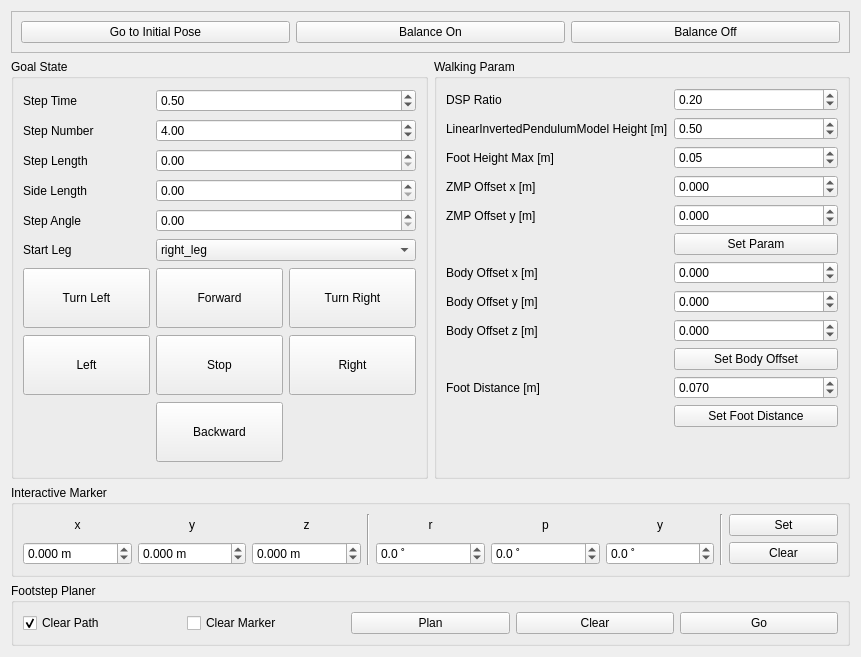
<?xml version="1.0" encoding="UTF-8"?>
<ui version="4.0">
  <class>PreviewWalkingForm</class>
  <widget class="QWidget" name="PreviewWalkingForm">
    <property name="geometry">
      <rect>
        <x>0</x>
        <y>0</y>
        <width>861</width>
        <height>653</height>
      </rect>
    </property>
    <property name="windowTitle">
      <string>Form</string>
    </property>
    <layout class="QGridLayout" name="gridLayout">
      <item row="2" column="0" colspan="4">
        <widget class="QGroupBox" name="groupBox_6">
          <property name="title">
            <string>Interactive Marker</string>
          </property>
          <layout class="QGridLayout" name="gridLayout_10">
            <item row="1" column="0">
              <widget class="QDoubleSpinBox" name="dSpinBox_marker_pos_x">
                <property name="suffix">
                  <string> m</string>
                </property>
                <property name="decimals">
                  <number>3</number>
                </property>
                <property name="minimum">
                  <double>-10.000000000000000</double>
                </property>
                <property name="maximum">
                  <double>10.000000000000000</double>
                </property>
                <property name="singleStep">
                  <double>0.005000000000000</double>
                </property>
              </widget>
            </item>
            <item row="0" column="2">
              <widget class="QLabel" name="label_16">
                <property name="text">
                  <string>z</string>
                </property>
                <property name="alignment">
                  <set>Qt::AlignCenter</set>
                </property>
              </widget>
            </item>
            <item row="0" column="0">
              <widget class="QLabel" name="label_14">
                <property name="text">
                  <string>x</string>
                </property>
                <property name="alignment">
                  <set>Qt::AlignCenter</set>
                </property>
              </widget>
            </item>
            <item row="1" column="5">
              <widget class="QDoubleSpinBox" name="dSpinBox_marker_ori_p">
                <property name="suffix">
                  <string> ˚</string>
                </property>
                <property name="decimals">
                  <number>1</number>
                </property>
                <property name="minimum">
                  <double>-180.000000000000000</double>
                </property>
                <property name="maximum">
                  <double>180.000000000000000</double>
                </property>
                <property name="singleStep">
                  <double>5.000000000000000</double>
                </property>
              </widget>
            </item>
            <item row="1" column="8">
              <widget class="QPushButton" name="button_marker_clear">
                <property name="text">
                  <string>Clear</string>
                </property>
              </widget>
            </item>
            <item row="0" column="6">
              <widget class="QLabel" name="label_19">
                <property name="text">
                  <string>y</string>
                </property>
                <property name="alignment">
                  <set>Qt::AlignCenter</set>
                </property>
              </widget>
            </item>
            <item row="0" column="3" rowspan="2">
              <widget class="Line" name="line_6">
                <property name="orientation">
                  <enum>Qt::Vertical</enum>
                </property>
              </widget>
            </item>
            <item row="1" column="6">
              <widget class="QDoubleSpinBox" name="dSpinBox_marker_ori_y">
                <property name="suffix">
                  <string> ˚</string>
                </property>
                <property name="decimals">
                  <number>1</number>
                </property>
                <property name="minimum">
                  <double>-180.000000000000000</double>
                </property>
                <property name="maximum">
                  <double>180.000000000000000</double>
                </property>
                <property name="singleStep">
                  <double>5.000000000000000</double>
                </property>
              </widget>
            </item>
            <item row="1" column="1">
              <widget class="QDoubleSpinBox" name="dSpinBox_marker_pos_y">
                <property name="suffix">
                  <string> m</string>
                </property>
                <property name="decimals">
                  <number>3</number>
                </property>
                <property name="minimum">
                  <double>-10.000000000000000</double>
                </property>
                <property name="maximum">
                  <double>10.000000000000000</double>
                </property>
                <property name="singleStep">
                  <double>0.005000000000000</double>
                </property>
              </widget>
            </item>
            <item row="0" column="7" rowspan="2">
              <widget class="Line" name="line_7">
                <property name="orientation">
                  <enum>Qt::Vertical</enum>
                </property>
              </widget>
            </item>
            <item row="0" column="4">
              <widget class="QLabel" name="label_17">
                <property name="text">
                  <string>r</string>
                </property>
                <property name="alignment">
                  <set>Qt::AlignCenter</set>
                </property>
              </widget>
            </item>
            <item row="1" column="2">
              <widget class="QDoubleSpinBox" name="dSpinBox_marker_pos_z">
                <property name="suffix">
                  <string> m</string>
                </property>
                <property name="decimals">
                  <number>3</number>
                </property>
                <property name="minimum">
                  <double>-10.000000000000000</double>
                </property>
                <property name="maximum">
                  <double>10.000000000000000</double>
                </property>
                <property name="singleStep">
                  <double>0.005000000000000</double>
                </property>
              </widget>
            </item>
            <item row="0" column="5">
              <widget class="QLabel" name="label_18">
                <property name="text">
                  <string>p</string>
                </property>
                <property name="alignment">
                  <set>Qt::AlignCenter</set>
                </property>
              </widget>
            </item>
            <item row="0" column="1">
              <widget class="QLabel" name="label_15">
                <property name="text">
                  <string>y</string>
                </property>
                <property name="alignment">
                  <set>Qt::AlignCenter</set>
                </property>
              </widget>
            </item>
            <item row="0" column="8">
              <widget class="QPushButton" name="button_marker_set">
                <property name="text">
                  <string>Set</string>
                </property>
              </widget>
            </item>
            <item row="1" column="4">
              <widget class="QDoubleSpinBox" name="dSpinBox_marker_ori_r">
                <property name="suffix">
                  <string> ˚</string>
                </property>
                <property name="decimals">
                  <number>1</number>
                </property>
                <property name="minimum">
                  <double>-180.000000000000000</double>
                </property>
                <property name="maximum">
                  <double>180.000000000000000</double>
                </property>
                <property name="singleStep">
                  <double>5.000000000000000</double>
                </property>
              </widget>
            </item>
          </layout>
        </widget>
      </item>
      <item row="1" column="2" colspan="2">
        <widget class="QGroupBox" name="walkin_param">
          <property name="minimumSize">
            <size>
              <width>0</width>
              <height>420</height>
            </size>
          </property>
          <property name="title">
            <string>Walking Param</string>
          </property>
          <layout class="QGridLayout" name="gridLayout_20">
            <item row="3" column="0">
              <widget class="QLabel" name="label_46">
                <property name="text">
                  <string>ZMP Offset x [m]</string>
                </property>
              </widget>
            </item>
            <item row="0" column="0">
              <widget class="QLabel" name="label_43">
                <property name="text">
                  <string>DSP Ratio</string>
                </property>
              </widget>
            </item>
            <item row="8" column="1">
              <widget class="QDoubleSpinBox" name="dSpinBox_body_offset_z">
                <property name="decimals">
                  <number>3</number>
                </property>
                <property name="minimum">
                  <double>-99.000000000000000</double>
                </property>
                <property name="singleStep">
                  <double>0.005000000000000</double>
                </property>
              </widget>
            </item>
            <item row="10" column="1">
              <widget class="QDoubleSpinBox" name="dSpinBox_foot_distance">
                <property name="decimals">
                  <number>3</number>
                </property>
                <property name="minimum">
                  <double>-99.000000000000000</double>
                </property>
                <property name="singleStep">
                  <double>0.005000000000000</double>
                </property>
                <property name="value">
                  <double>0.070000000000000</double>
                </property>
              </widget>
            </item>
            <item row="0" column="1">
              <widget class="QDoubleSpinBox" name="dSpinBox_dsp_ratio">
                <property name="maximum">
                  <double>1.000000000000000</double>
                </property>
                <property name="singleStep">
                  <double>0.100000000000000</double>
                </property>
                <property name="value">
                  <double>0.200000000000000</double>
                </property>
              </widget>
            </item>
            <item row="5" column="1">
              <widget class="QPushButton" name="button_set_walking_param">
                <property name="text">
                  <string>Set Param</string>
                </property>
              </widget>
            </item>
            <item row="9" column="1">
              <widget class="QPushButton" name="button_send_body_offset">
                <property name="text">
                  <string>Set Body Offset</string>
                </property>
              </widget>
            </item>
            <item row="1" column="0">
              <widget class="QLabel" name="label_44">
                <property name="text">
                  <string>LinearInvertedPendulumModel Height [m]</string>
                </property>
              </widget>
            </item>
            <item row="4" column="0">
              <widget class="QLabel" name="label_47">
                <property name="text">
                  <string>ZMP Offset y [m]</string>
                </property>
              </widget>
            </item>
            <item row="2" column="0">
              <widget class="QLabel" name="label_45">
                <property name="text">
                  <string>Foot Height Max [m]</string>
                </property>
              </widget>
            </item>
            <item row="4" column="1">
              <widget class="QDoubleSpinBox" name="dSpinBox_zmp_offset_y">
                <property name="decimals">
                  <number>3</number>
                </property>
                <property name="minimum">
                  <double>-100.000000000000000</double>
                </property>
                <property name="maximum">
                  <double>100.000000000000000</double>
                </property>
                <property name="singleStep">
                  <double>0.005000000000000</double>
                </property>
                <property name="value">
                  <double>0.000000000000000</double>
                </property>
              </widget>
            </item>
            <item row="7" column="1">
              <widget class="QDoubleSpinBox" name="dSpinBox_body_offset_y">
                <property name="decimals">
                  <number>3</number>
                </property>
                <property name="minimum">
                  <double>-99.000000000000000</double>
                </property>
                <property name="singleStep">
                  <double>0.005000000000000</double>
                </property>
              </widget>
            </item>
            <item row="7" column="0">
              <widget class="QLabel" name="label_64">
                <property name="text">
                  <string>Body Offset y [m]</string>
                </property>
              </widget>
            </item>
            <item row="10" column="0">
              <widget class="QLabel" name="label_66">
                <property name="text">
                  <string>Foot Distance [m]</string>
                </property>
              </widget>
            </item>
            <item row="6" column="1">
              <widget class="QDoubleSpinBox" name="dSpinBox_body_offset_x">
                <property name="decimals">
                  <number>3</number>
                </property>
                <property name="minimum">
                  <double>-99.000000000000000</double>
                </property>
                <property name="singleStep">
                  <double>0.005000000000000</double>
                </property>
              </widget>
            </item>
            <item row="6" column="0">
              <widget class="QLabel" name="label_63">
                <property name="text">
                  <string>Body Offset x [m]</string>
                </property>
              </widget>
            </item>
            <item row="3" column="1">
              <widget class="QDoubleSpinBox" name="dSpinBox_zmp_offset_x">
                <property name="decimals">
                  <number>3</number>
                </property>
                <property name="minimum">
                  <double>-100.000000000000000</double>
                </property>
                <property name="maximum">
                  <double>100.000000000000000</double>
                </property>
                <property name="singleStep">
                  <double>0.010000000000000</double>
                </property>
                <property name="value">
                  <double>0.000000000000000</double>
                </property>
              </widget>
            </item>
            <item row="2" column="1">
              <widget class="QDoubleSpinBox" name="dSpinBox_foot_height_max">
                <property name="maximum">
                  <double>0.200000000000000</double>
                </property>
                <property name="singleStep">
                  <double>0.010000000000000</double>
                </property>
                <property name="value">
                  <double>0.050000000000000</double>
                </property>
              </widget>
            </item>
            <item row="8" column="0">
              <widget class="QLabel" name="label_65">
                <property name="text">
                  <string>Body Offset z [m]</string>
                </property>
              </widget>
            </item>
            <item row="12" column="1">
              <spacer name="verticalSpacer_3">
                <property name="orientation">
                  <enum>Qt::Vertical</enum>
                </property>
                <property name="sizeHint" stdset="0">
                  <size>
                    <width>20</width>
                    <height>40</height>
                  </size>
                </property>
              </spacer>
            </item>
            <item row="1" column="1">
              <widget class="QDoubleSpinBox" name="dSpinBox_lipm_height">
                <property name="minimum">
                  <double>-10.000000000000000</double>
                </property>
                <property name="maximum">
                  <double>10.000000000000000</double>
                </property>
                <property name="singleStep">
                  <double>0.100000000000000</double>
                </property>
                <property name="value">
                  <double>0.50000000000000</double>
                </property>
              </widget>
            </item>
            <item row="11" column="1">
              <widget class="QPushButton" name="button_send_foot_distance">
                <property name="text">
                  <string>Set Foot Distance</string>
                </property>
              </widget>
            </item>
          </layout>
        </widget>
      </item>
      <item row="3" column="0" colspan="4">
        <widget class="QGroupBox" name="groupBox_2">
          <property name="title">
            <string>Footstep Planer</string>
          </property>
          <layout class="QHBoxLayout" name="horizontalLayout_2">
            <item>
              <widget class="QCheckBox" name="checkBox_clear_path">
                <property name="text">
                  <string>Clear Path</string>
                </property>
                <property name="checked">
                  <bool>true</bool>
                </property>
              </widget>
            </item>
            <item>
              <widget class="QCheckBox" name="checkBox_clear_marker">
                <property name="text">
                  <string>Clear Marker</string>
                </property>
              </widget>
            </item>
            <item>
              <widget class="QPushButton" name="button_footstep_plan">
                <property name="text">
                  <string>Plan</string>
                </property>
              </widget>
            </item>
            <item>
              <widget class="QPushButton" name="button_footstep_clear">
                <property name="text">
                  <string>Clear</string>
                </property>
              </widget>
            </item>
            <item>
              <widget class="QPushButton" name="button_footstep_go">
                <property name="text">
                  <string>Go</string>
                </property>
              </widget>
            </item>
          </layout>
        </widget>
      </item>
      <item row="1" column="0" colspan="2">
        <widget class="QGroupBox" name="groupBox">
          <property name="minimumSize">
            <size>
              <width>0</width>
              <height>420</height>
            </size>
          </property>
          <property name="title">
            <string>Goal State</string>
          </property>
          <layout class="QGridLayout" name="gridLayout_19">
            <item row="4" column="0">
              <widget class="QLabel" name="label_41">
                <property name="text">
                  <string>Step Angle</string>
                </property>
              </widget>
            </item>
            <item row="7" column="2">
              <widget class="QPushButton" name="button_p_walking_right">
                <property name="minimumSize">
                  <size>
                    <width>100</width>
                    <height>60</height>
                  </size>
                </property>
                <property name="text">
                  <string>Right</string>
                </property>
              </widget>
            </item>
            <item row="6" column="1">
              <widget class="QPushButton" name="button_p_walking_forward">
                <property name="minimumSize">
                  <size>
                    <width>100</width>
                    <height>60</height>
                  </size>
                </property>
                <property name="text">
                  <string>Forward</string>
                </property>
              </widget>
            </item>
            <item row="1" column="0">
              <widget class="QLabel" name="label_38">
                <property name="text">
                  <string>Step Number</string>
                </property>
              </widget>
            </item>
            <item row="7" column="0">
              <widget class="QPushButton" name="button_p_walking_left">
                <property name="minimumSize">
                  <size>
                    <width>100</width>
                    <height>60</height>
                  </size>
                </property>
                <property name="text">
                  <string>Left</string>
                </property>
              </widget>
            </item>
            <item row="0" column="0">
              <widget class="QLabel" name="label_37">
                <property name="text">
                  <string>Step Time</string>
                </property>
              </widget>
            </item>
            <item row="8" column="1">
              <widget class="QPushButton" name="button_p_walking_backward">
                <property name="minimumSize">
                  <size>
                    <width>100</width>
                    <height>60</height>
                  </size>
                </property>
                <property name="text">
                  <string>Backward</string>
                </property>
              </widget>
            </item>
            <item row="4" column="1" colspan="2">
              <widget class="QDoubleSpinBox" name="dSpinBox_p_walking_step_angle">
                <property name="maximum">
                  <double>99.000000000000000</double>
                </property>
                <property name="singleStep">
                  <double>1.000000000000000</double>
                </property>
              </widget>
            </item>
            <item row="7" column="1">
              <widget class="QPushButton" name="button_p_walking_stop">
                <property name="minimumSize">
                  <size>
                    <width>100</width>
                    <height>60</height>
                  </size>
                </property>
                <property name="text">
                  <string>Stop</string>
                </property>
              </widget>
            </item>
            <item row="2" column="0">
              <widget class="QLabel" name="label_39">
                <property name="text">
                  <string>Step Length</string>
                </property>
              </widget>
            </item>
            <item row="3" column="0">
              <widget class="QLabel" name="label_40">
                <property name="text">
                  <string>Side Length</string>
                </property>
              </widget>
            </item>
            <item row="2" column="1" colspan="2">
              <widget class="QDoubleSpinBox" name="dSpinBox_p_walking_step_length">
                <property name="maximum">
                  <double>99.000000000000000</double>
                </property>
                <property name="singleStep">
                  <double>0.010000000000000</double>
                </property>
              </widget>
            </item>
            <item row="1" column="1" colspan="2">
              <widget class="QDoubleSpinBox" name="dSpinBox_p_walking_step_num">
                <property name="value">
                  <double>4.000000000000000</double>
                </property>
              </widget>
            </item>
            <item row="6" column="0">
              <widget class="QPushButton" name="button_p_walking_turn_l">
                <property name="minimumSize">
                  <size>
                    <width>100</width>
                    <height>60</height>
                  </size>
                </property>
                <property name="text">
                  <string>Turn Left</string>
                </property>
              </widget>
            </item>
            <item row="3" column="1" colspan="2">
              <widget class="QDoubleSpinBox" name="dSpinBox_p_walking_side_length">
                <property name="maximum">
                  <double>99.000000000000000</double>
                </property>
                <property name="singleStep">
                  <double>0.010000000000000</double>
                </property>
              </widget>
            </item>
            <item row="0" column="1" colspan="2">
              <widget class="QDoubleSpinBox" name="dSpinBox_p_walking_step_time">
                <property name="singleStep">
                  <double>0.100000000000000</double>
                </property>
                <property name="value">
                  <double>0.500000000000000</double>
                </property>
              </widget>
            </item>
            <item row="6" column="2">
              <widget class="QPushButton" name="button_p_walking_turn_r">
                <property name="minimumSize">
                  <size>
                    <width>100</width>
                    <height>60</height>
                  </size>
                </property>
                <property name="text">
                  <string>Turn Right</string>
                </property>
              </widget>
            </item>
            <item row="5" column="0">
              <widget class="QLabel" name="label_42">
                <property name="text">
                  <string>Start Leg</string>
                </property>
              </widget>
            </item>
            <item row="5" column="1" colspan="2">
              <widget class="QComboBox" name="comboBox_p_walking_start_leg">
                <item>
                  <property name="text">
                    <string>right_leg</string>
                  </property>
                </item>
                <item>
                  <property name="text">
                    <string>left_leg</string>
                  </property>
                </item>
              </widget>
            </item>
          </layout>
        </widget>
      </item>
      <item row="0" column="0" colspan="4">
        <widget class="QFrame" name="frame_2">
          <property name="enabled">
            <bool>true</bool>
          </property>
          <property name="sizePolicy">
            <sizepolicy hsizetype="Minimum" vsizetype="Fixed">
              <horstretch>50</horstretch>
              <verstretch>50</verstretch>
            </sizepolicy>
          </property>
          <property name="frameShape">
            <enum>QFrame::StyledPanel</enum>
          </property>
          <property name="frameShadow">
            <enum>QFrame::Raised</enum>
          </property>
          <layout class="QHBoxLayout" name="horizontalLayout">
            <item>
              <widget class="QPushButton" name="button_p_walking_init_pose">
                <property name="text">
                  <string>Go to Initial Pose</string>
                </property>
              </widget>
            </item>
            <item>
              <widget class="QPushButton" name="button_p_walking_balance_on">
                <property name="text">
                  <string>Balance On</string>
                </property>
              </widget>
            </item>
            <item>
              <widget class="QPushButton" name="button_p_walking_balance_off">
                <property name="text">
                  <string>Balance Off</string>
                </property>
              </widget>
            </item>
          </layout>
        </widget>
      </item>
    </layout>
  </widget>
  <resources/>
  <connections/>
</ui>
